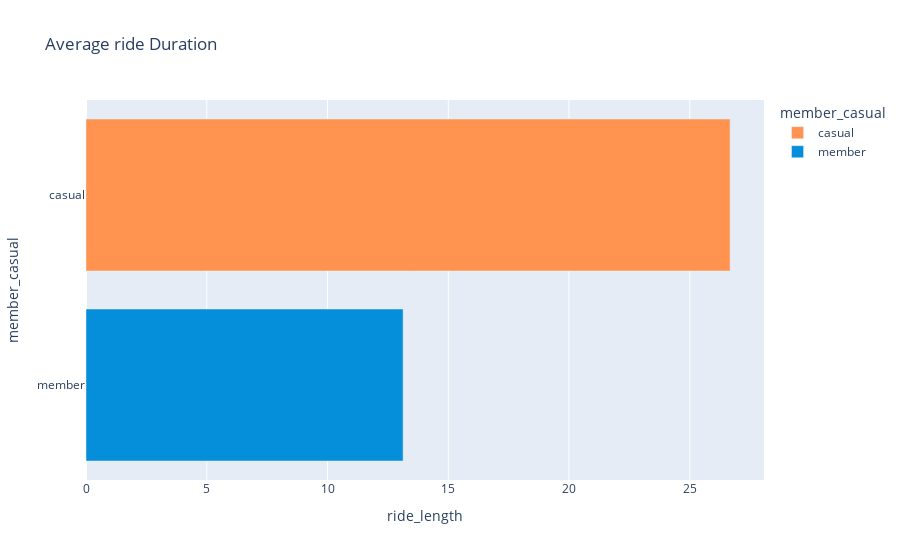
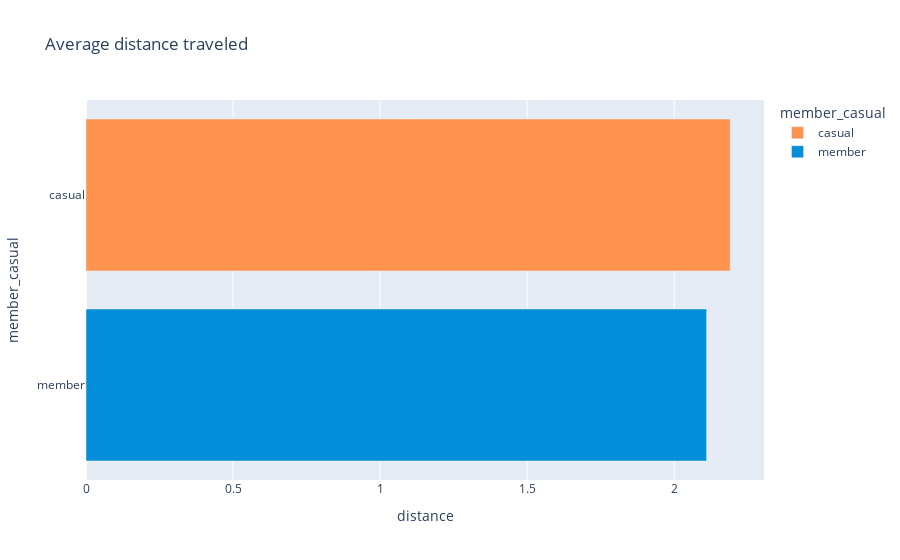

These figures' notebook cell, in order:
### Code cell
data4 = pd.DataFrame([['casual', 26.67], ['member', 13.13]], columns = ['member_casual', 'ride_length'])

fig3 = ps.bar(data4, x = 'ride_length', y = 'member_casual', color = 'member_casual', title = 'Average ride Duration',
           color_discrete_map = {'casual': '#FF934F', 'member': '#058ED9'})

fig3.show()    

data5 = pd.DataFrame([['casual', 2.19], ['member', 2.11]], columns = ['member_casual', 'distance'])

fig4 = ps.bar(data5, x = 'distance', y = 'member_casual', color = 'member_casual', title = 'Average distance traveled',
           color_discrete_map = {'casual': '#FF934F', 'member': '#058ED9'})

fig4.show()

### Figure 1 — Plotly figure (JSON) as saved in the notebook; plotly's stock layout.template omitted (floating-point values rounded to 4 significant figures)
{"data": [{"alignmentgroup": "True", "hovertemplate": "member_casual=%{y}<br>ride_length=%{x}<extra></extra>", "legendgroup": "casual", "marker": {"color": "#FF934F", "pattern": {"shape": ""}}, "name": "casual", "offsetgroup": "casual", "orientation": "h", "showlegend": true, "textposition": "auto", "type": "bar", "x": [26.67], "xaxis": "x", "y": ["casual"], "yaxis": "y"}, {"alignmentgroup": "True", "hovertemplate": "member_casual=%{y}<br>ride_length=%{x}<extra></extra>", "legendgroup": "member", "marker": {"color": "#058ED9", "pattern": {"shape": ""}}, "name": "member", "offsetgroup": "member", "orientation": "h", "showlegend": true, "textposition": "auto", "type": "bar", "x": [13.13], "xaxis": "x", "y": ["member"], "yaxis": "y"}], "layout": {"barmode": "relative", "legend": {"title": {"text": "member_casual"}, "tracegroupgap": 0}, "title": {"text": "Average ride Duration"}, "xaxis": {"anchor": "y", "domain": [0, 1], "title": {"text": "ride_length"}}, "yaxis": {"anchor": "x", "categoryarray": ["member", "casual"], "categoryorder": "array", "domain": [0, 1], "title": {"text": "member_casual"}}}}

### Figure 2 — Plotly figure (JSON) as saved in the notebook; plotly's stock layout.template omitted (floating-point values rounded to 4 significant figures)
{"data": [{"alignmentgroup": "True", "hovertemplate": "member_casual=%{y}<br>distance=%{x}<extra></extra>", "legendgroup": "casual", "marker": {"color": "#FF934F", "pattern": {"shape": ""}}, "name": "casual", "offsetgroup": "casual", "orientation": "h", "showlegend": true, "textposition": "auto", "type": "bar", "x": [2.19], "xaxis": "x", "y": ["casual"], "yaxis": "y"}, {"alignmentgroup": "True", "hovertemplate": "member_casual=%{y}<br>distance=%{x}<extra></extra>", "legendgroup": "member", "marker": {"color": "#058ED9", "pattern": {"shape": ""}}, "name": "member", "offsetgroup": "member", "orientation": "h", "showlegend": true, "textposition": "auto", "type": "bar", "x": [2.11], "xaxis": "x", "y": ["member"], "yaxis": "y"}], "layout": {"barmode": "relative", "legend": {"title": {"text": "member_casual"}, "tracegroupgap": 0}, "title": {"text": "Average distance traveled"}, "xaxis": {"anchor": "y", "domain": [0, 1], "title": {"text": "distance"}}, "yaxis": {"anchor": "x", "categoryarray": ["member", "casual"], "categoryorder": "array", "domain": [0, 1], "title": {"text": "member_casual"}}}}
